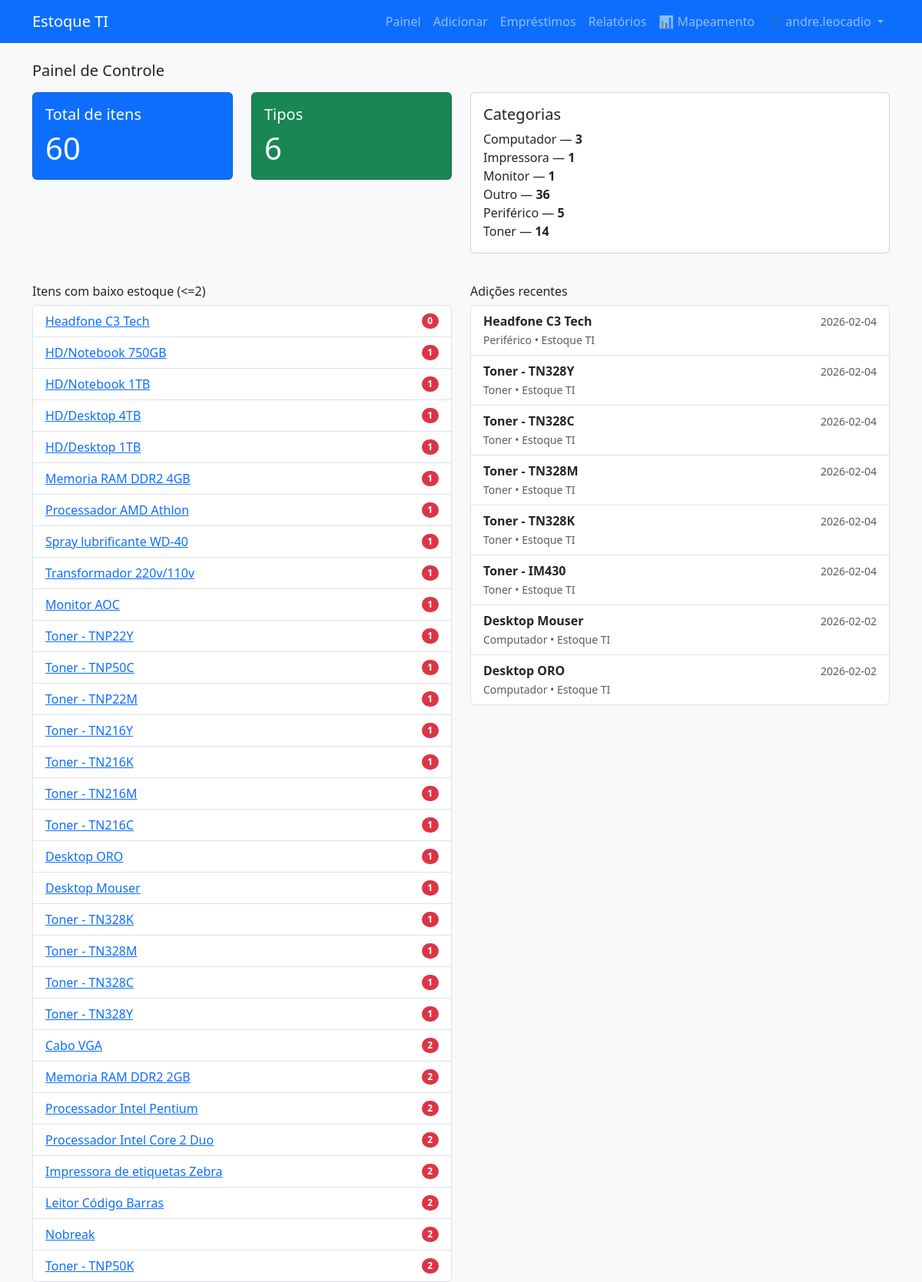
The app's page /dashboard (signed in) with its own data.
### app.py (models this page shows, shortened)
class User(db.Model, UserMixin):
    id = db.Column(db.Integer, primary_key=True)
    username = db.Column(db.String(80), unique=True, nullable=False)
    password_hash = db.Column(db.String(200), nullable=False)
    is_admin = db.Column(db.Boolean, default=False)
    is_superadmin = db.Column(db.Boolean, default=False)

class Item(db.Model):
    id = db.Column(db.Integer, primary_key=True)
    name = db.Column(db.String(200), nullable=False)
    category = db.Column(db.String(100), nullable=False)
    quantity = db.Column(db.Integer, nullable=False, default=0)
    location = db.Column(db.String(200), nullable=True)
    serial = db.Column(db.String(200), nullable=True)
    sector = db.Column(db.String(200), nullable=True)
    description = db.Column(db.Text, nullable=True)
    barcode_code = db.Column(db.String(100), unique=True, nullable=True)
    added_at = db.Column(db.DateTime, default=datetime.utcnow)

### app.py (the view)
@app.route('/dashboard')
@login_required
def dashboard():
    total_items = Item.query.count()
    total_types = db.session.query(Item.category).distinct().count()
    low_stock = Item.query.filter(Item.quantity <= 2).order_by(Item.quantity.asc()).all()
    recent = Item.query.order_by(Item.added_at.desc()).limit(8).all()
    categories = db.session.query(Item.category, db.func.count(Item.id)).group_by(Item.category).all()
    return render_template('dashboard.html', total_items=total_items, total_types=total_types,
                           low_stock=low_stock, recent=recent, categories=categories)

### app.py (called while the page is built)
@login_manager.user_loader
def load_user(user_id):
    return User.query.get(int(user_id))

### templates/dashboard.html
{% extends 'layout.html' %}
{% block content %}
  <h2 class="h5 mb-3">Painel de Controle</h2>
  <div class="row mb-4">
    <div class="col-md-3">
      <div class="card text-white bg-primary mb-3">
        <div class="card-body">
          <h5 class="card-title">Total de itens</h5>
          <p class="card-text display-6">{{ total_items }}</p>
        </div>
      </div>
    </div>
    <div class="col-md-3">
      <div class="card text-white bg-success mb-3">
        <div class="card-body">
          <h5 class="card-title">Tipos</h5>
          <p class="card-text display-6">{{ total_types }}</p>
        </div>
      </div>
    </div>
    <div class="col-md-6">
      <div class="card mb-3">
        <div class="card-body">
          <h5 class="card-title">Categorias</h5>
          <ul class="list-unstyled mb-0">
            {% for cat, count in categories %}
              <li>{{ cat }} — <strong>{{ count }}</strong></li>
            {% endfor %}
          </ul>
        </div>
      </div>
    </div>
  </div>
  <div class="row">
    <div class="col-md-6">
      <h6>Itens com baixo estoque (<=2)</h6>
      {% if low_stock %}
        <ul class="list-group">
          {% for it in low_stock %}
            <li class="list-group-item d-flex justify-content-between align-items-center">
              <a href="{{ url_for('view_item', item_id=it.id) }}">{{ it.name }}</a>
              <span class="badge bg-danger rounded-pill">{{ it.quantity }}</span>
            </li>
          {% endfor %}
        </ul>
      {% else %}
        <div class="alert alert-secondary">Nenhum item crítico.</div>
      {% endif %}
    </div>
    <div class="col-md-6">
      <h6>Adições recentes</h6>
      <ul class="list-group">
        {% for it in recent %}
          <li class="list-group-item">
            <div class="d-flex justify-content-between">
              <div>
                <strong>{{ it.name }}</strong><br>
                <small class="text-muted">{{ it.category }} • {{ it.location or '—' }}</small>
              </div>
              <div class="text-end"><small class="text-muted">{{ it.added_at.strftime('%Y-%m-%d') }}</small></div>
            </div>
          </li>
        {% endfor %}
      </ul>
    </div>
  </div>
{% endblock %}

### templates/layout.html (shortened to what this page needs)
<!doctype html>
<html lang="pt-br">
  <head>
    <link href="https://cdn.jsdelivr.net/npm/bootstrap@5.3.2/dist/css/bootstrap.min.css" rel="stylesheet">
  </head>
  <body class="bg-light">
    <nav class="navbar navbar-expand-lg navbar-dark bg-primary mb-4">
      <div class="container">
        <a class="navbar-brand" href="{{ url_for('index') }}">Estoque TI</a>
        <div class="collapse navbar-collapse" id="navmenu">
          <ul class="navbar-nav ms-auto">
            {% if current_user.is_authenticated %}
              <li class="nav-item"><a class="nav-link" href="{{ url_for('dashboard') }}">Painel</a></li>
              <li class="nav-item"><a class="nav-link" href="{{ url_for('add_item') }}">Adicionar</a></li>
              <li class="nav-item"><a class="nav-link" href="{{ url_for('list_loans') }}">Empréstimos</a></li>
              <li class="nav-item"><a class="nav-link" href="{{ url_for('reports') }}">Relatórios</a></li>
              <li class="nav-item"><a class="nav-link" href="{{ url_for('equipment_mapping') }}" title="Mapeamento de equipamentos">📊 Mapeamento</a></li>
              <li class="nav-item dropdown">
                <a class="nav-link dropdown-toggle" href="#" id="userDropdown" role="button" data-bs-toggle="dropdown">
                  👤 {{ current_user.username }}
                </a>
              </li>
            {% else %}
              <li class="nav-item"><a class="nav-link" href="{{ url_for('login') }}">Entrar</a></li>
            {% endif %}
          </ul>
        </div>
      </div>
    </nav>
    <main class="container">
      {% block content %}{% endblock %}
    </main>
  </body>
</html>

### records on screen
User: username "andre.leocadio"
Item: category "Monitor", quantity "1", name "Monitor AOC"
Item: category "Outro", id "36", name "Spray lubrificante WD-40", quantity "1"
Item: name "Headfone C3 Tech", quantity "0", category "Periférico", location "Estoque TI", added_at "2026-02-04"
Item: name "HD/Notebook 750GB", quantity "1"
Item: name "HD/Notebook 1TB", quantity "1"
Item: name "HD/Desktop 4TB", quantity "1"
Item: name "HD/Desktop 1TB", quantity "1"
Item: name "Memoria RAM DDR2 4GB", quantity "1"
Item: name "Processador AMD Athlon", quantity "1"
Item: name "Transformador 220v/110v", quantity "1"
Item: name "Toner - TNP22Y", quantity "1"
Item: name "Toner - TNP50C", quantity "1"
Item: name "Toner - TNP22M", quantity "1"
Item: name "Toner - TN216Y", quantity "1"
Item: name "Toner - TN216K", quantity "1"
Item: name "Toner - TN216M", quantity "1"
Item: name "Toner - TN216C", quantity "1"
Item: name "Desktop ORO", quantity "1", category "Computador", location "Estoque TI", added_at "2026-02-02"
Item: name "Desktop Mouser", quantity "1", category "Computador", location "Estoque TI", added_at "2026-02-02"
Item: name "Toner - TN328K", quantity "1", category "Toner", location "Estoque TI", added_at "2026-02-04"
Item: name "Toner - TN328M", quantity "1", category "Toner", location "Estoque TI", added_at "2026-02-04"
Item: name "Toner - TN328C", quantity "1", category "Toner", location "Estoque TI", added_at "2026-02-04"
Item: name "Toner - TN328Y", quantity "1", category "Toner", location "Estoque TI", added_at "2026-02-04"
Item: name "Cabo VGA", quantity "2"
Item: name "Memoria RAM DDR2 2GB", quantity "2"
Item: name "Processador Intel Pentium", quantity "2"
Item: name "Processador Intel Core 2 Duo", quantity "2"
Item: name "Impressora de etiquetas Zebra", quantity "2"
Item: name "Leitor Código Barras", quantity "2"
Item: name "Nobreak", quantity "2"
Item: name "Toner - TNP50K", quantity "2"
Item: name "Toner - IM430", category "Toner", location "Estoque TI", added_at "2026-02-04"

### other values on screen
{{ total_items }} "60"
{{ total_types }} "6"
{{ cat }} "Computador" "Impressora" "Periférico" "Toner"
{{ count }} "3" "1" "5" "14"
